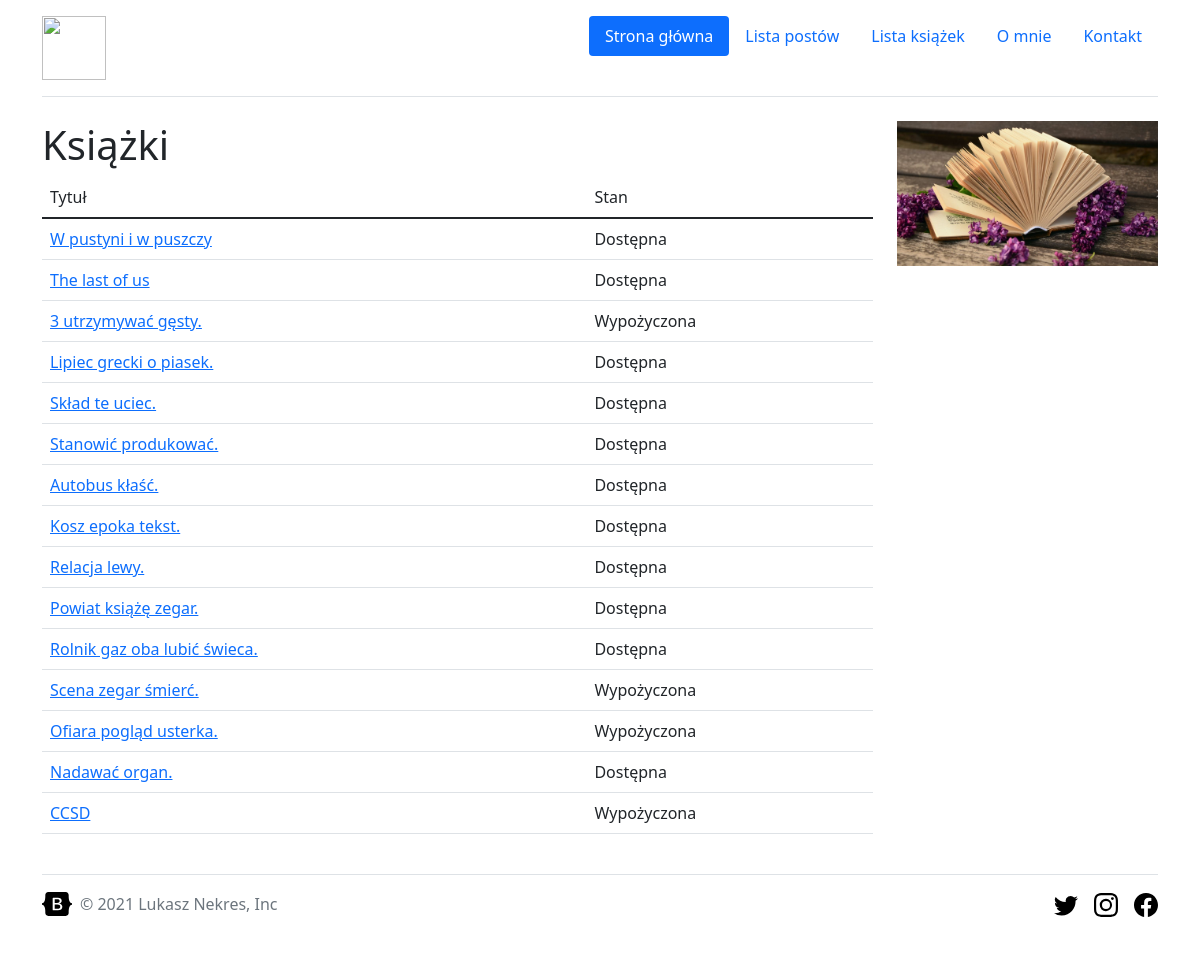
The page /books/ on the database its author committed.
### books/models.py (models this page shows, shortened)
class Book(Timestamped):
    title = models.CharField(max_length=255)
    description = models.TextField()
    available = models.BooleanField(default=False)
    publication_year = models.DateTimeField()
    cover = models.ImageField()
    authors = models.ManyToManyField(Author, related_name="books")
    tags = models.ManyToManyField("tags.Tag", related_name="books")
    cover = models.ImageField(upload_to="books/cover/%Y/%m/%d", blank=True, null=True)

### books/views.py (the view)
# urls.py: path('', book_list, name="list"),
def book_list(request):
    books = Book.objects.all()
    context = {'book_list' : books}
    return render(request, "books/list.html", context)

### books/templates/books/list.html (shortened to what this page needs)
{% extends "general.html" %}
{% load static %}
{% block content %}
 <div class="row">
        <div class="col-md-9">
            <h1>Książki</h1>
             <table class="table table-condensed">
                     <thead><td>Tytuł</td><td>Stan</td></thead>
            {%  for book in book_list %}
                <tr>
                     <td><a href="{% url 'books:details' book.id %}">{{ book.title }}</a></td>
                    <td>{% if book.available == True %}Dostępna{% else %}Wypożyczona{% endif %}</td>
                </tr>
            {% endfor %}
            </table>
        </div>
        <div class="col-md-3">
            <img src="{% static "books/img/ksiaz.jpg" %}" alt="books image" width="100%">
        </div>
 </div>
{% endblock %}

### main/templates/general.html (shortened to what this page needs)
{% load static %}
<!DOCTYPE html>
<html lang="en">
<head>
    <link href="https://cdn.jsdelivr.net/npm/bootstrap@5.1.3/dist/css/bootstrap.min.css" rel="stylesheet">
    <link href="{% static 'main/css/style.css' %}" rel="stylesheet">
</head>
<body>
<div class="container">
    <header class="d-flex flex-wrap justify-content-center py-3 mb-4 border-bottom">
      <a href="/" class="d-flex align-items-center mb-3 mb-md-0 me-md-auto text-dark text-decoration-none">
        <img src="https://cdn.icon-icons.com/icons2/2699/PNG/512/atlassian_jira_logo_icon_170511.png" height="64" width="64">
      </a>
      <ul class="nav nav-pills">
          <li class="nav-item"><a href ="{% url 'main:about' %}" class="nav-link active"> Strona główna</a></li>
        <li class="nav-item"><a href ="{% url 'posts:list' %}" class="nav-link"> Lista postów</a></li>
        <li class="nav-item"><a href ="{% url 'books:list' %}" class="nav-link"> Lista książek</a></li>
        <li class="nav-item"><a href ="{% url 'main:hello' %}" class="nav-link"> O mnie</a></li>
        <li class="nav-item"><a href ="{% url 'main:contact' %}" class="nav-link"> Kontakt</a></li>
      </ul>
    </header>
  </div>
<div class="container">
{%  block content %}
{% endblock %}
</div>
<div class="container">
  <footer class="d-flex flex-wrap justify-content-between align-items-center py-3 my-4 border-top">
    <div class="col-md-4 d-flex align-items-center">
      <a href="/" class="mb-3 me-2 mb-md-0 text-muted text-decoration-none lh-1">
        <svg class="bi" width="30" height="24"><use xlink:href="#bootstrap"/></svg>
      </a>
      <span class="text-muted">&copy; 2021 Lukasz Nekres, Inc</span>
    </div>
    <ul class="nav col-md-4 justify-content-end list-unstyled d-flex">
      <li class="ms-3"><a class="text-muted" href="#"><svg class="bi" width="24" height="24"><use xlink:href="#twitter"/></svg></a></li>
      <li class="ms-3"><a class="text-muted" href="#"><svg class="bi" width="24" height="24"><use xlink:href="#instagram"/></svg></a></li>
      <li class="ms-3"><a class="text-muted" href="#"><svg class="bi" width="24" height="24"><use xlink:href="#facebook"/></svg></a></li>
    </ul>
  </footer>
</div>
</body>
</html>

### main/static/main/css/style.css (style rules this page uses)
body { background-color: #fff; }

### rows shown on the page
Book: title "W pustyni i w puszczy", available "Dostępna"
Book: title "The last of us", available "Dostępna"
Book: title "3 utrzymywać gęsty.", available "Wypożyczona"
Book: title "Lipiec grecki o piasek.", available "Dostępna"
Book: title "Skład te uciec.", available "Dostępna"
Book: title "Stanowić produkować.", available "Dostępna"
Book: title "Autobus kłaść.", available "Dostępna"
Book: title "Kosz epoka tekst.", available "Dostępna"
Book: title "Relacja lewy.", available "Dostępna"
Book: title "Powiat książę zegar.", available "Dostępna"
Book: title "Rolnik gaz oba lubić świeca.", available "Dostępna"
Book: title "Scena zegar śmierć.", available "Wypożyczona"
Book: title "Ofiara pogląd usterka.", available "Wypożyczona"
Book: title "Nadawać organ.", available "Dostępna"
Book: title "CCSD", available "Wypożyczona"
